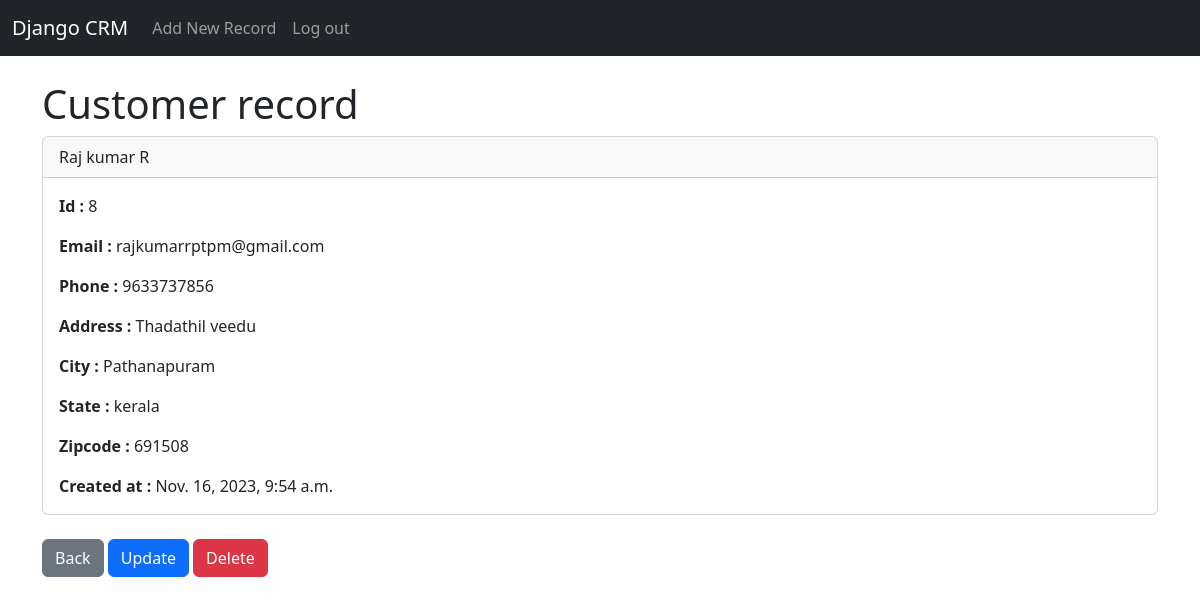
The page /record/8 (signed in) on the database its author committed.
### website/models.py (models this page shows, shortened)
class Record(models.Model):
    created_at = models.DateTimeField(auto_now_add=True)
    first_name = models.CharField(max_length=50)
    last_name = models.CharField(max_length=50)
    email = models.EmailField(max_length=100)
    phone = models.IntegerField()
    address = models.TextField(max_length=300)
    city = models.CharField(max_length=50)
    state = models.CharField(max_length=50)
    zipcode = models.CharField(max_length=50)

### website/views.py (the view)
# urls.py: path('record/<int:pk>', views.customer_record, name='record'),
def customer_record(request,pk):
    if request.user.is_authenticated:
        customer_record = Record.objects.get(id=pk)
        return render(request, "record.html", {'customer_record': customer_record})
    else:
        messages.success(request, "You Must Be Logged In To View That Page...!")
        return redirect('home')

### website/templates/record.html
{% extends 'base.html' %}
{% block content %}
<h1>Customer record</h1>
<div class="card">
    <div class="card-header">
        {{ customer_record.first_name.capitalize }} {{ customer_record.last_name }}
    </div>
    <div class="card-body">
        <p class="card-text"><strong>Id : </strong>{{ customer_record.id }}</p>
        <p class="card-text"><strong>Email : </strong>{{ customer_record.email }}</p>
        <p class="card-text"><strong>Phone : </strong>{{ customer_record.phone }}</p>
        <p class="card-text"><strong>Address : </strong>{{ customer_record.address }}</p>
        <p class="card-text"><strong>City : </strong>{{ customer_record.city }}</p>
        <p class="card-text"><strong>State : </strong>{{ customer_record.state }}</p>
        <p class="card-text"><strong>Zipcode : </strong>{{ customer_record.zipcode }}</p>
        <p class="card-text"><strong>Created at : </strong>{{ customer_record.created_at }}</p>
  </div>
</div>
<br>
<a href="{% url 'home' %}" class="btn btn-secondary">Back</a>
<a href="{% url 'update_record' customer_record.id %}" class="btn btn-primary">Update</a>
<a href="{% url 'delete_record' customer_record.id %}" class="btn btn-danger">Delete</a>
{% endblock %}

### rows shown on the page
Record: first_name "Raj", last_name "kumar R", id "8", email "rajkumarrptpm@gmail.com", phone "9633737856", address "Thadathil veedu", city "Pathanapuram", state "kerala", zipcode "691508", created_at "Nov. 16, 2023, 9:54 a.m."
